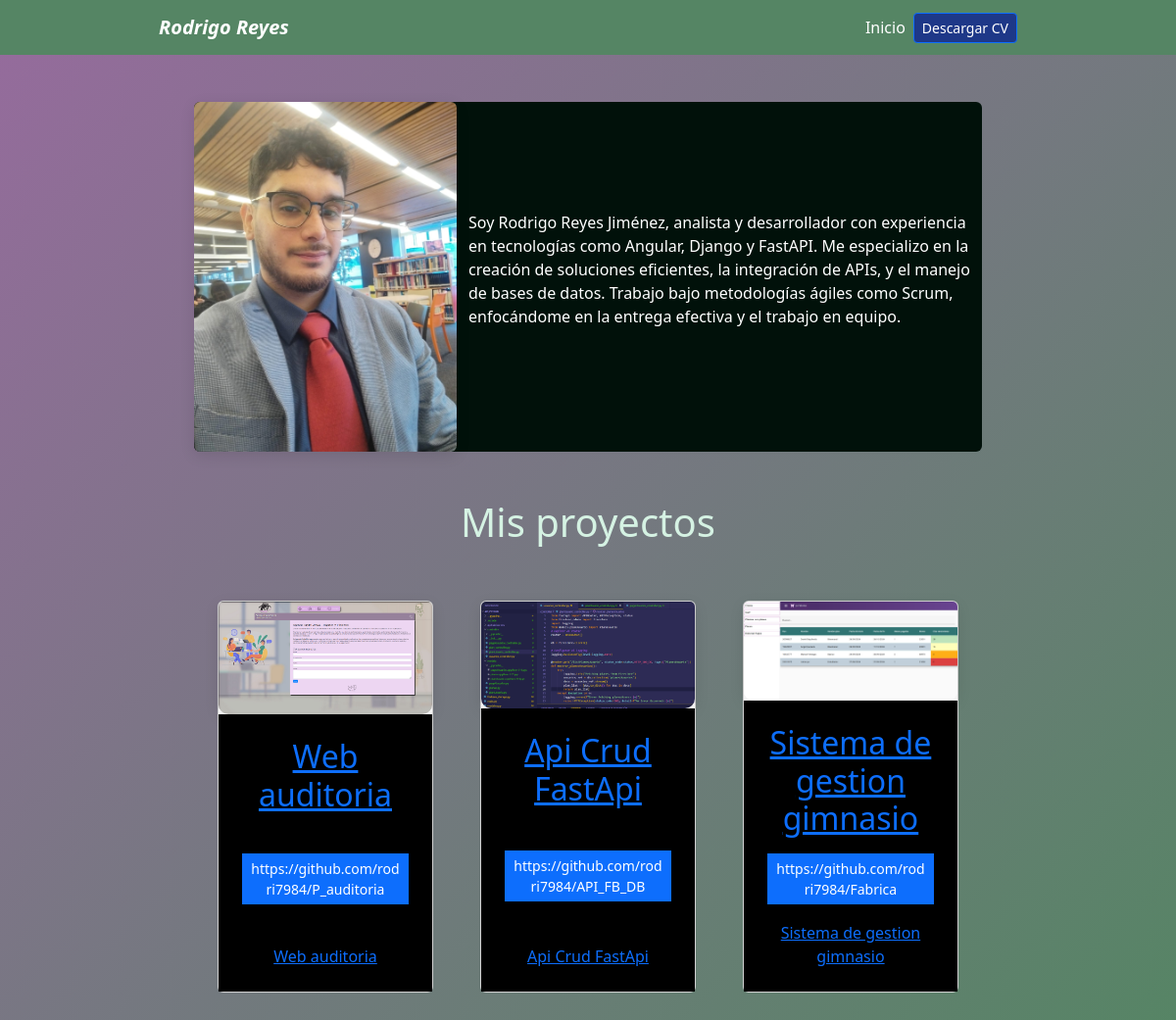
The page / on the database its author committed.
### portafolio/models.py (models this page shows)
class Proyecto(models.Model):
    titulo = models.CharField(max_length=100)
    desc = models.CharField(max_length=400)
    habilidades = models.CharField(max_length=500,blank=True)
    img = models.ImageField()
    url = models.URLField(blank=True)
    img2 = models.ImageField(blank=True, null=True)
    img3 = models.ImageField(blank=True, null=True)
    img4 = models.ImageField(blank=True, null=True)
    img5 = models.ImageField(blank=True, null=True)
    img6 = models.ImageField(blank=True, null=True)

### portafolio/views.py (the view)
# urls.py: 2. Add a URL to urlpatterns:  path('', views.home, name='home')
def home(request):
    proyectos = Proyecto.objects.all()
    return render(request, 'home.html', {'proyectos': proyectos})

### portafolio/templates/home.html (shortened to what this page needs)
{% extends 'layout.html'%}
{% block content%}
{% load static %}
<!DOCTYPE html>
<html lang="en">
<head>
    <link href="https://cdn.jsdelivr.net/npm/bootstrap@5.3.3/dist/css/bootstrap.min.css" rel="stylesheet"
>
    <link rel="stylesheet" href="{% static 'main.css' %}">
</head>
<header class="row esm m-4 rounded">
        <div class="col-md-4 ms-0 p-0 ">
            <img src="{% static 'portafolio/fotoCV.jpeg' %}" alt="" class="img-fluid rounded ">
        </div>
        <div class="col-md-8 my-auto">
            <p>Soy Rodrigo Reyes Jiménez, analista y desarrollador con experiencia en tecnologías como Angular, Django y
                FastAPI. Me especializo en la creación de soluciones eficientes, la integración de APIs, y el manejo de
                bases de datos. Trabajo bajo metodologías ágiles como Scrum, enfocándome en la entrega efectiva y el
                trabajo en equipo.</p>
        </div>
</header>
<body>
    <div class="row  m-4">
        <div class="col-md-12 ms-auto text-center m-4 ">
            <h1>Mis proyectos</h1>
        </div>
        {% for proyecto in proyectos %}
        <div class="seccion-proyectos col-md-4 p-4">
            <a href="{% url 'port:detalle' proyecto.id %}">
                <div class="card  card-proyecto    ">
                    <img src="{{proyecto.img.url}}" alt="" class="card-img-top img-fluid img-fixed" />
                    <div class="card-body d-flex bg-black flex-column p-4 bot-fixed ">
                        <h2 class="text-center ">{{ proyecto.titulo }}</h2>
                        {% if proyecto.url %}
                        <a href="{{proyecto.url}}" class="btn btn-primary rounded-0 btn-sm"
                            target="_blank">{{proyecto.url}}</a>
                        {% endif %}
                        <a href="{% url 'port:detalle' proyecto.id %}" class="text-center  ">{{ proyecto.titulo }}</a>
                    </div>
                </div>
            </a>
        </div>
        {% endfor %}
        {% endblock %}

### portafolio/templates/layout.html (shortened to what this page needs)
{% load static %}
<!DOCTYPE html>
<html lang="en">
<head>
    <link href="https://cdn.jsdelivr.net/npm/bootstrap@5.3.3/dist/css/bootstrap.min.css" rel="stylesheet">
    <link rel="stylesheet" href="{% static 'main.css' %}">
</head>
<body class="bg-white-custom">
    {% include 'partials/navbar.html' %}
    <div class="container p-4">
        {% block content%}
        {% endblock %}
    </div>
</body>
</html>

### portafolio/templates/partials/navbar.html (shortened to what this page needs)
{% load static %}
<nav class="navbar navbar-expand-lg  bg-dark navbar-dark nav-color">
    <div class="container">
      <a class="navbar-brand fw-bold fst-italic" href="/">Rodrigo Reyes</a>
      <div class=" ms-auto" id="navbarNavAltMarkup">
        <div class="navbar-nav align-items-center ">
          <a class="nav-link " href="/home">Inicio</a>
            <a  class="btn btn-primary btn-sm btn-color" href="{% static 'portafolio/Cv.pdf' %}"
            target="_blank">Descargar CV</a >
        </div>
      </div>
    </div>
  </nav>

### static/main.css (style rules this page uses)
body { background: linear-gradient(135deg, #966B9D, #558564); color: #D5F2E3; }
.esm { background: #01110A !important; color: #ffffff; }
.btn-color { background: #1E3888 !important; }
.nav-color { background: #558564 !important; }
.navbar a { color: #ffffff; }
.bg-white-custom { color: #DCDCDC ! ; }
.card-proyecto { height: 400px; display: flex; flex-direction: column; color: #cccfce !important; }
.card-body { display: flex; flex-direction: column; justify-content: space-between; flex-grow: 1; background-color: #1E3888; }
.card-body h2 { margin: 0; }
.img-fixed { max-height: 140px; object-fit: cover; width: 100%; }
.container { max-width: 900px; margin: auto; }
img { max-width: 100%; height: auto; border-radius: 10px; box-shadow: 0 4px 15px rgba(0, 0, 0, 0.1); }

### rows shown on the page
Proyecto: img (picture), titulo "Web auditoria", url "https://github.com/rodri7984/P_auditoria"
Proyecto: img (picture), titulo "Api Crud FastApi", url "https://github.com/rodri7984/API_FB_DB"
Proyecto: img (picture), titulo "Sistema de gestion gimnasio", url "https://github.com/rodri7984/Fabrica"
